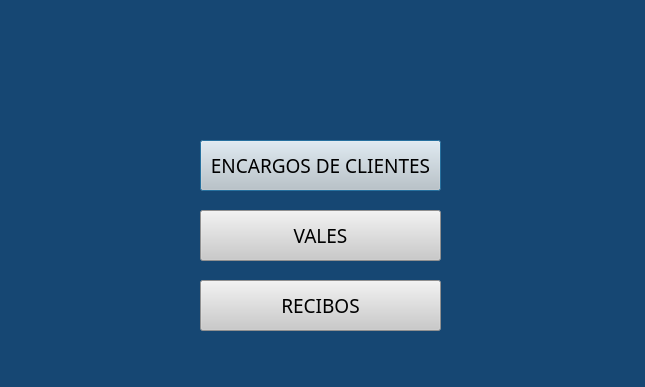
<?xml version="1.0" encoding="UTF-8"?>
<ui version="4.0">
 <class>Dialog</class>
 <widget class="QDialog" name="Dialog">
  <property name="geometry">
   <rect>
    <x>0</x>
    <y>0</y>
    <width>645</width>
    <height>387</height>
   </rect>
  </property>
  <property name="maximumSize">
   <size>
    <width>645</width>
    <height>387</height>
   </size>
  </property>
  <property name="windowTitle">
   <string>Dialog</string>
  </property>
  <property name="styleSheet">
   <string notr="true">background-color: rgb(22, 71, 115);</string>
  </property>
  <widget class="QPushButton" name="buttonOrder">
   <property name="geometry">
    <rect>
     <x>200</x>
     <y>140</y>
     <width>241</width>
     <height>51</height>
    </rect>
   </property>
   <property name="font">
    <font>
     <family>FiraCode Nerd Font</family>
     <pointsize>14</pointsize>
    </font>
   </property>
   <property name="styleSheet">
    <string notr="true">background-color: rgb(202, 202, 202);</string>
   </property>
   <property name="text">
    <string>ENCARGOS DE CLIENTES</string>
   </property>
  </widget>
  <widget class="QPushButton" name="pushButton_2">
   <property name="geometry">
    <rect>
     <x>200</x>
     <y>210</y>
     <width>241</width>
     <height>51</height>
    </rect>
   </property>
   <property name="font">
    <font>
     <family>FiraCode Nerd Font</family>
     <pointsize>14</pointsize>
    </font>
   </property>
   <property name="styleSheet">
    <string notr="true">background-color: rgb(202, 202, 202);</string>
   </property>
   <property name="text">
    <string>VALES</string>
   </property>
  </widget>
  <widget class="QPushButton" name="pushButton_3">
   <property name="geometry">
    <rect>
     <x>200</x>
     <y>280</y>
     <width>241</width>
     <height>51</height>
    </rect>
   </property>
   <property name="font">
    <font>
     <family>FiraCode Nerd Font</family>
     <pointsize>14</pointsize>
    </font>
   </property>
   <property name="styleSheet">
    <string notr="true">background-color: rgb(202, 202, 202);</string>
   </property>
   <property name="text">
    <string>RECIBOS</string>
   </property>
  </widget>
 </widget>
 <resources/>
 <connections/>
</ui>
